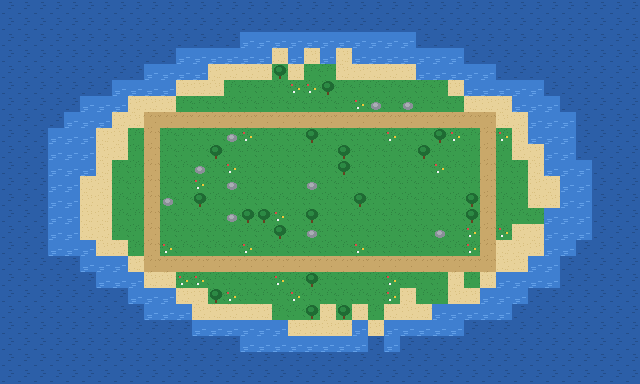

Below is a game level as drawn by its tile map, then a one-line description and the .tmx file that defines it, in full:
An orthogonal 40x24 tile map with 16x16 px tiles, 2 tile layers (ground, decor).

<map version="1.10" orientation="orthogonal" renderorder="right-down" width="40" height="24" tilewidth="16" tileheight="16" infinite="0" nextlayerid="3" nextobjectid="1">
 <tileset firstgid="1" name="tiles" tilewidth="16" tileheight="16" spacing="0" margin="0" tilecount="8" columns="4">
  <image source="tileset.png" width="64" height="32" />
 </tileset>
 <layer id="1" name="ground" width="40" height="24">
  <data encoding="csv">
8,8,8,8,8,8,8,8,8,8,8,8,8,8,8,8,8,8,8,8,8,8,8,8,8,8,8,8,8,8,8,8,8,8,8,8,8,8,8,8,
8,8,8,8,8,8,8,8,8,8,8,8,8,8,8,8,8,8,8,8,8,8,8,8,8,8,8,8,8,8,8,8,8,8,8,8,8,8,8,8,
8,8,8,8,8,8,8,8,8,8,8,8,8,8,8,3,3,3,3,3,3,3,3,3,3,3,8,8,8,8,8,8,8,8,8,8,8,8,8,8,
8,8,8,8,8,8,8,8,8,8,8,3,3,3,3,3,3,2,3,2,3,2,3,3,3,3,3,3,3,8,8,8,8,8,8,8,8,8,8,8,
8,8,8,8,8,8,8,8,8,3,3,3,3,2,2,2,2,1,2,1,1,2,2,2,2,2,3,3,3,3,3,8,8,8,8,8,8,8,8,8,
8,8,8,8,8,8,8,3,3,3,3,2,2,2,1,1,1,1,1,1,1,1,1,1,1,1,1,1,2,3,3,3,3,3,8,8,8,8,8,8,
8,8,8,8,8,3,3,3,2,2,2,1,1,1,1,1,1,1,1,1,1,1,1,1,1,1,1,1,1,2,2,2,3,3,3,8,8,8,8,8,
8,8,8,8,3,3,3,2,2,4,4,4,4,4,4,4,4,4,4,4,4,4,4,4,4,4,4,4,4,4,4,2,2,3,3,3,8,8,8,8,
8,8,8,3,3,3,2,2,1,4,1,1,1,1,1,1,1,1,1,1,1,1,1,1,1,1,1,1,1,1,4,1,2,3,3,3,8,8,8,8,
8,8,8,3,3,3,2,2,1,4,1,1,1,1,1,1,1,1,1,1,1,1,1,1,1,1,1,1,1,1,4,1,2,2,3,3,8,8,8,8,
8,8,8,3,3,3,2,1,1,4,1,1,1,1,1,1,1,1,1,1,1,1,1,1,1,1,1,1,1,1,4,1,1,2,3,3,3,8,8,8,
8,8,8,3,3,2,2,1,1,4,1,1,1,1,1,1,1,1,1,1,1,1,1,1,1,1,1,1,1,1,4,1,1,2,2,3,3,8,8,8,
8,8,8,3,3,2,2,1,1,4,1,1,1,1,1,1,1,1,1,1,1,1,1,1,1,1,1,1,1,1,4,1,1,2,2,3,3,8,8,8,
8,8,8,3,3,2,2,1,1,4,1,1,1,1,1,1,1,1,1,1,1,1,1,1,1,1,1,1,1,1,4,1,1,1,3,3,3,8,8,8,
8,8,8,3,3,2,2,1,1,4,1,1,1,1,1,1,1,1,1,1,1,1,1,1,1,1,1,1,1,1,4,1,2,2,3,3,3,8,8,8,
8,8,8,3,3,3,2,2,1,4,1,1,1,1,1,1,1,1,1,1,1,1,1,1,1,1,1,1,1,1,4,2,2,2,3,3,8,8,8,8,
8,8,8,8,8,3,3,3,2,4,4,4,4,4,4,4,4,4,4,4,4,4,4,4,4,4,4,4,4,4,4,2,2,3,3,8,8,8,8,8,
8,8,8,8,8,8,3,3,3,2,2,1,1,1,1,1,1,1,1,1,1,1,1,1,1,1,1,1,2,1,2,3,3,3,3,8,8,8,8,8,
8,8,8,8,8,8,8,8,3,3,3,2,2,1,1,1,1,1,1,1,1,1,1,1,1,2,1,1,2,2,3,3,3,8,8,8,8,8,8,8,
8,8,8,8,8,8,8,8,8,3,3,3,2,2,2,2,2,1,1,1,2,1,2,1,2,2,2,3,3,3,3,3,8,8,8,8,8,8,8,8,
8,8,8,8,8,8,8,8,8,8,8,8,3,3,3,3,3,3,2,2,2,2,3,2,3,3,3,3,3,8,8,8,8,8,8,8,8,8,8,8,
8,8,8,8,8,8,8,8,8,8,8,8,8,8,8,3,3,3,3,3,3,3,3,8,3,8,8,8,8,8,8,8,8,8,8,8,8,8,8,8,
8,8,8,8,8,8,8,8,8,8,8,8,8,8,8,8,8,8,8,8,8,8,8,8,8,8,8,8,8,8,8,8,8,8,8,8,8,8,8,8,
8,8,8,8,8,8,8,8,8,8,8,8,8,8,8,8,8,8,8,8,8,8,8,8,8,8,8,8,8,8,8,8,8,8,8,8,8,8,8,8
</data>
 </layer>
 <layer id="2" name="decor" width="40" height="24">
  <data encoding="csv">
0,0,0,0,0,0,0,0,0,0,0,0,0,0,0,0,0,0,0,0,0,0,0,0,0,0,0,0,0,0,0,0,0,0,0,0,0,0,0,0,
0,0,0,0,0,0,0,0,0,0,0,0,0,0,0,0,0,0,0,0,0,0,0,0,0,0,0,0,0,0,0,0,0,0,0,0,0,0,0,0,
0,0,0,0,0,0,0,0,0,0,0,0,0,0,0,0,0,0,0,0,0,0,0,0,0,0,0,0,0,0,0,0,0,0,0,0,0,0,0,0,
0,0,0,0,0,0,0,0,0,0,0,0,0,0,0,0,0,0,0,0,0,0,0,0,0,0,0,0,0,0,0,0,0,0,0,0,0,0,0,0,
0,0,0,0,0,0,0,0,0,0,0,0,0,0,0,0,0,5,0,0,0,0,0,0,0,0,0,0,0,0,0,0,0,0,0,0,0,0,0,0,
0,0,0,0,0,0,0,0,0,0,0,0,0,0,0,0,0,0,7,7,5,0,0,0,0,0,0,0,0,0,0,0,0,0,0,0,0,0,0,0,
0,0,0,0,0,0,0,0,0,0,0,0,0,0,0,0,0,0,0,0,0,0,7,6,0,6,0,0,0,0,0,0,0,0,0,0,0,0,0,0,
0,0,0,0,0,0,0,0,0,0,0,0,0,0,0,0,0,0,0,0,0,0,0,0,0,0,0,0,0,0,0,0,0,0,0,0,0,0,0,0,
0,0,0,0,0,0,0,0,0,0,0,0,0,0,6,7,0,0,0,5,0,0,0,0,7,0,0,5,7,0,0,7,0,0,0,0,0,0,0,0,
0,0,0,0,0,0,0,0,0,0,0,0,0,5,0,0,0,0,0,0,0,5,0,0,0,0,5,0,0,0,0,0,0,0,0,0,0,0,0,0,
0,0,0,0,0,0,0,0,0,0,0,0,6,0,7,0,0,0,0,0,0,5,0,0,0,0,0,7,0,0,0,0,0,0,0,0,0,0,0,0,
0,0,0,0,0,0,0,0,0,0,0,0,7,0,6,0,0,0,0,6,0,0,0,0,0,0,0,0,0,0,0,0,0,0,0,0,0,0,0,0,
0,0,0,0,0,0,0,0,0,0,6,0,5,0,0,0,0,0,0,0,0,0,5,0,0,0,0,0,0,5,0,0,0,0,0,0,0,0,0,0,
0,0,0,0,0,0,0,0,0,0,0,0,0,0,6,5,5,7,0,5,0,0,0,0,0,0,0,0,0,5,0,0,0,0,0,0,0,0,0,0,
0,0,0,0,0,0,0,0,0,0,0,0,0,0,0,0,0,5,0,6,0,0,0,0,0,0,0,6,0,7,0,7,0,0,0,0,0,0,0,0,
0,0,0,0,0,0,0,0,0,0,7,0,0,0,0,7,0,0,0,0,0,0,7,0,0,0,0,0,0,7,0,0,0,0,0,0,0,0,0,0,
0,0,0,0,0,0,0,0,0,0,0,0,0,0,0,0,0,0,0,0,0,0,0,0,0,0,0,0,0,0,0,0,0,0,0,0,0,0,0,0,
0,0,0,0,0,0,0,0,0,0,0,7,7,0,0,0,0,7,0,5,0,0,0,0,7,0,0,0,0,0,0,0,0,0,0,0,0,0,0,0,
0,0,0,0,0,0,0,0,0,0,0,0,0,5,7,0,0,0,7,0,0,0,0,0,7,0,0,0,0,0,0,0,0,0,0,0,0,0,0,0,
0,0,0,0,0,0,0,0,0,0,0,0,0,0,0,0,0,0,0,5,0,5,0,0,0,0,0,0,0,0,0,0,0,0,0,0,0,0,0,0,
0,0,0,0,0,0,0,0,0,0,0,0,0,0,0,0,0,0,0,0,0,0,0,0,0,0,0,0,0,0,0,0,0,0,0,0,0,0,0,0,
0,0,0,0,0,0,0,0,0,0,0,0,0,0,0,0,0,0,0,0,0,0,0,0,0,0,0,0,0,0,0,0,0,0,0,0,0,0,0,0,
0,0,0,0,0,0,0,0,0,0,0,0,0,0,0,0,0,0,0,0,0,0,0,0,0,0,0,0,0,0,0,0,0,0,0,0,0,0,0,0,
0,0,0,0,0,0,0,0,0,0,0,0,0,0,0,0,0,0,0,0,0,0,0,0,0,0,0,0,0,0,0,0,0,0,0,0,0,0,0,0
</data>
 </layer>
</map>
